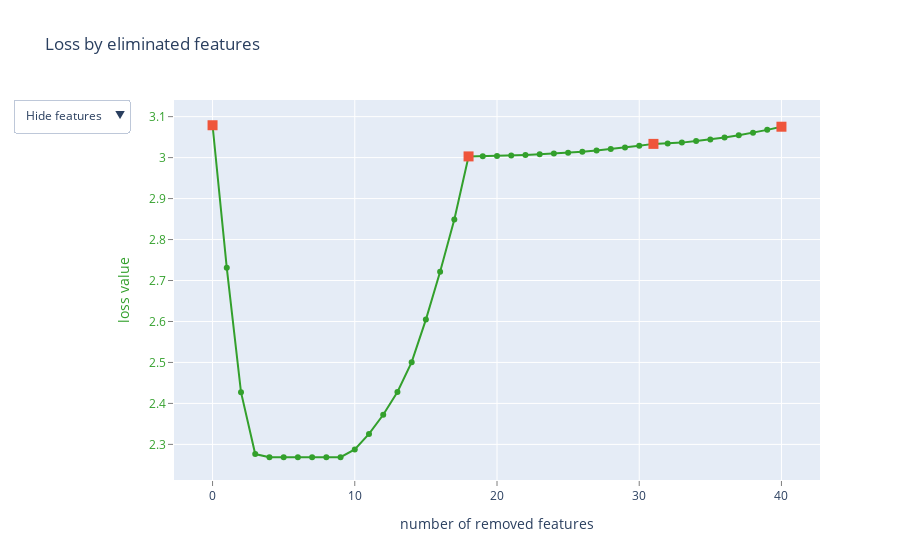

Notebook cell for this chart:
### Code cell
from catboost import CatBoostRegressor, Pool, EShapCalcType, EFeaturesSelectionAlgorithm

train_data = process('data/Train.csv')
X = train_data.drop(columns=['target'])
y = train_data[['target']]
X_train, X_test, y_train, y_test = train_test_split(X, y,test_size=.2,random_state=0)

feature_names = [feature for feature in X_train.columns.to_list()]
train_pool = Pool(X_train, y_train, feature_names=feature_names)
test_pool = Pool(X_test, y_test, feature_names=feature_names)

model = CatBoostRegressor(depth=5,learning_rate=0.01,iterations=3000,verbose=1)
summary = model.select_features(
    train_pool,
    eval_set=test_pool,
    features_for_select='0-59',
    num_features_to_select=20,
    steps=3,
    algorithm=EFeaturesSelectionAlgorithm.RecursiveByShapValues,
    shap_calc_type=EShapCalcType.Regular,
    train_final_model=True,
    logging_level='Silent',
    plot=True
)

### Figure 1 — Plotly figure (JSON) as saved in the notebook; plotly's stock layout.template omitted (floating-point values rounded to 4 significant figures)
{"data": [{"line": {"color": "rgb(51,160,44)"}, "mode": "lines+markers", "name": "", "text": ["", "dw_11", "psa_02", "lan_08", "lan_12", "dw_12", "dw_13", "lan_13", "pw_08", "pw_07", "dw_05", "pw_03", "pg_02", "dw_04", "dw_03", "dw_10", "pg_04", "dw_06", "psa_03", "lan_14", "lan_05", "lan_04", "pw_04", "total_households", "lan_02", "dw_08", "pw_05", "pw_01", "total_individuals", "pw_06", "lan_11", "pw_02", "dw_07", "dw_09", "lgt_00", "lan_10", "lln_00", "dw_02", "psa_04", "dw_00", "lon"], "type": "scatter", "x": [0, 1, 2, 3, 4, 5, 6, 7, 8, 9, 10, 11, 12, 13, 14, 15, 16, 17, 18, 19, 20, 21, 22, 23, 24, 25, 26, 27, 28, 29, 30, 31, 32, 33, 34, 35, 36, 37, 38, 39, 40], "y": [3.079, 2.731, 2.427, 2.276, 2.269, 2.269, 2.269, 2.269, 2.269, 2.269, 2.288, 2.326, 2.372, 2.428, 2.501, 2.605, 2.722, 2.849, 3.003, 3.004, 3.004, 3.005, 3.007, 3.008, 3.01, 3.012, 3.015, 3.018, 3.021, 3.025, 3.029, 3.034, 3.035, 3.037, 3.04, 3.044, 3.049, 3.055, 3.061, 3.068, 3.075]}, {"marker": {"size": 10, "symbol": "square"}, "mode": "markers", "name": "", "text": ["", "psa_03", "pw_02", "lon"], "type": "scatter", "x": [0, 18, 31, 40], "y": [3.079, 3.003, 3.034, 3.075]}, {"mode": "text", "name": "", "text": ["", "13", "18", "32", "36", "14", "15", "37", "53", "52", "7", "48", "41", "6", "5", "12", "43", "8", "19", "38", "29", "28", "49", "0", "26", "10", "50", "46", "1", "51", "35", "47", "9", "11", "44", "34", "23", "4", "20", "2", "55"], "textfont": {"color": "rgb(51,160,44)", "family": "sans serif", "size": 18}, "textposition": "bottom center", "type": "scatter", "visible": false, "x": [0, 1, 2, 3, 4, 5, 6, 7, 8, 9, 10, 11, 12, 13, 14, 15, 16, 17, 18, 19, 20, 21, 22, 23, 24, 25, 26, 27, 28, 29, 30, 31, 32, 33, 34, 35, 36, 37, 38, 39, 40], "y": [3.079, 2.731, 2.427, 2.276, 2.269, 2.269, 2.269, 2.269, 2.269, 2.269, 2.288, 2.326, 2.372, 2.428, 2.501, 2.605, 2.722, 2.849, 3.003, 3.004, 3.004, 3.005, 3.007, 3.008, 3.01, 3.012, 3.015, 3.018, 3.021, 3.025, 3.029, 3.034, 3.035, 3.037, 3.04, 3.044, 3.049, 3.055, 3.061, 3.068, 3.075]}, {"mode": "text", "name": "", "text": ["", "dw_11", "psa_02", "lan_08", "lan_12", "dw_12", "dw_13", "lan_13", "pw_08", "pw_07", "dw_05", "pw_03", "pg_02", "dw_04", "dw_03", "dw_10", "pg_04", "dw_06", "psa_03", "lan_14", "lan_05", "lan_04", "pw_04", "total_households", "lan_02", "dw_08", "pw_05", "pw_01", "total_individuals", "pw_06", "lan_11", "pw_02", "dw_07", "dw_09", "lgt_00", "lan_10", "lln_00", "dw_02", "psa_04", "dw_00", "lon"], "textfont": {"color": "rgb(51,160,44)", "family": "sans serif", "size": 18}, "textposition": "bottom center", "type": "scatter", "visible": false, "x": [0, 1, 2, 3, 4, 5, 6, 7, 8, 9, 10, 11, 12, 13, 14, 15, 16, 17, 18, 19, 20, 21, 22, 23, 24, 25, 26, 27, 28, 29, 30, 31, 32, 33, 34, 35, 36, 37, 38, 39, 40], "y": [3.079, 2.731, 2.427, 2.276, 2.269, 2.269, 2.269, 2.269, 2.269, 2.269, 2.288, 2.326, 2.372, 2.428, 2.501, 2.605, 2.722, 2.849, 3.003, 3.004, 3.004, 3.005, 3.007, 3.008, 3.01, 3.012, 3.015, 3.018, 3.021, 3.025, 3.029, 3.034, 3.035, 3.037, 3.04, 3.044, 3.049, 3.055, 3.061, 3.068, 3.075]}], "layout": {"showlegend": false, "title": {"text": "Loss by eliminated features"}, "updatemenus": [{"active": 0, "buttons": [{"args": [{"visible": [true, true, false, false]}], "label": "Hide features", "method": "update"}, {"args": [{"visible": [true, true, true, false]}], "label": "Show indices", "method": "update"}, {"args": [{"visible": [true, true, false, true]}], "label": "Show names", "method": "update"}], "pad": {"r": 10, "t": 10}, "showactive": true, "x": -0.25, "xanchor": "left", "y": 1.03, "yanchor": "top"}], "xaxis": {"gridcolor": "rgb(255,255,255)", "showgrid": true, "showline": false, "showticklabels": true, "tickcolor": "rgb(127,127,127)", "ticks": "outside", "title": {"text": "number of removed features"}, "zeroline": false}, "yaxis": {"gridcolor": "rgb(255,255,255)", "showgrid": true, "showline": false, "showticklabels": true, "tickcolor": "rgb(127,127,127)", "tickfont": {"color": "rgb(51,160,44)"}, "ticks": "outside", "title": {"font": {"color": "rgb(51,160,44)"}, "text": "loss value"}, "zeroline": false}}}
